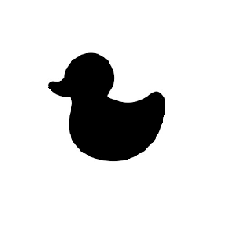
#> input picture Lattice Boltzmann/duck.png, 225 x 225 px
$ python ImageToText.py
#> lines starting #> are read from the running program, lines starting #| are printed output that depends on the picture
import numpy as np
import matplotlib.pyplot as plt
import os
import cv2

path=r"//wsl.localhost/Ubuntu/home/baptiste/Fluid/results/"

Nx=500
Ny=500
img = cv2.imread('duck.png')
#> img is the input picture: shape (225, 225, 3); min 0, max 255, mean 218.8
img = cv2.resize(img, (Nx,Ny))
#> img: shape (500, 500, 3)
gray_image = cv2.cvtColor(img, cv2.COLOR_BGR2GRAY)
print(gray_image.shape)
#| (500, 500)

result=np.zeros(gray_image.shape)
result[gray_image>0.8]=1
result=np.transpose(result[:,::-1])
plt.matshow(result)
plt.show()
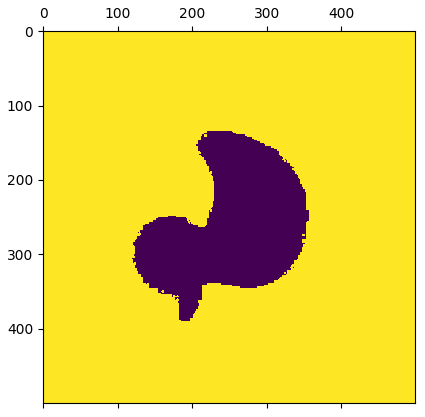
#> figure drawn by matplotlib, 1 panel
print(result.shape)
result=np.flip(result,axis=0)
np.savetxt(r"simMask/duck500.txt",result.reshape(-1))
